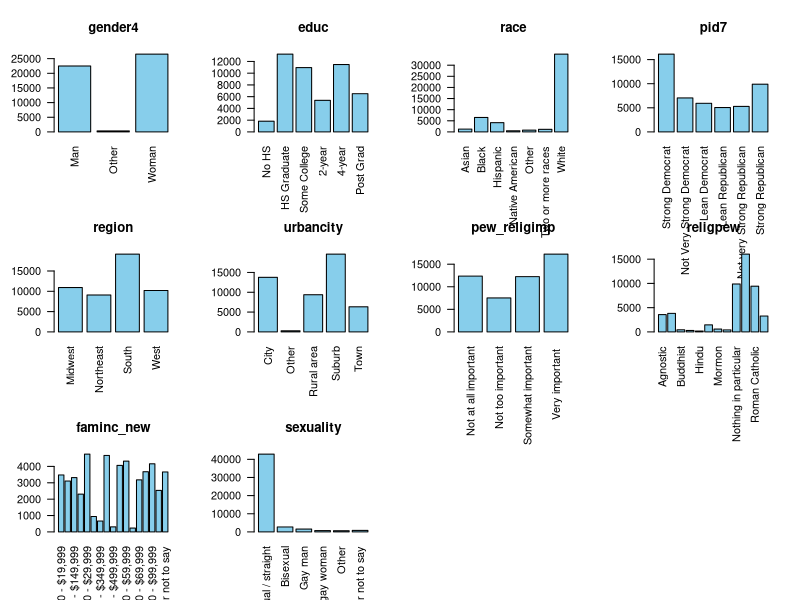

Source code (R): (Note: this script raises an error after producing the figure.)
## ---- chunk 1

# Import Libraries

library(tidyverse)
library(dplyr)
library(foreign)
library(ggplot2)
library(MASS)
library(Hmisc)
library(reshape2)

#Formatting From 2022 Data

# data <- read_csv('data_2022.csv')
# data <- data %>% filter((!pid7 %in% c(4,8,9))) # dropped moderate and not sure
# data <- data %>% mutate(age = 2022 - birthyr)
# data <- data %>% rename(media = CC22_200_1)
# data <- data %>% select(age, gender4,educ,race,pid7,inputstate,region,media,urbancity,pew_religimp,religpew,faminc_new,child18,sexuality)
# 1 is yes, #2 is no 
## ---- chunk 2

# Clean up data_smol
data_smol <- read.csv("data_smol.csv")

# Get rid of state
data_smol <- data_smol[-6]

#Recoding variables of interest from numbers
data_smol <- data_smol %>%
  mutate(gender4 = case_when(gender4 == '1' ~ 'Man',
                             gender4 == '2' ~ 'Woman',
                             gender4 == '3' ~ 'Other',
                             gender4 == '4' ~ 'Other')) %>%
  mutate(race = recode(race,
                       '1' = 'White',
                       '2' = 'Black',
                       '3' = 'Hispanic',
                       '4' = 'Asian',
                       '5' = 'Native American',
                       '6' = 'Two or more races',
                       '7' = 'Other',
                       '8' = 'Native American')) %>%
  mutate(region = recode(region,
                         '1' = 'Northeast',
                         '2' = 'Midwest',
                         '3' = 'South',
                         '4' = 'West')) %>%
  mutate(educ = factor(recode(educ,
                                 '1' = 'No HS',
                                 '2' = 'HS Graduate',
                                 '3' = 'Some College',
                                 '4' = '2-year',
                                 '5' = '4-year',
                                 '6' = 'Post Grad'), 
                          #after recoding assign levels
                          levels = c(
                            'No HS',
                            'HS Graduate',
                            'Some College',
                            '2-year',
                            '4-year',
                            'Post Grad')))%>%
  mutate(pid7 = as.character(pid7)) %>%
  mutate(pid7 = factor(
    recode(pid7,
      '1' = 'Strong Democrat',
      '2' = 'Not Very Strong Democrat',
      '3' = 'Lean Democrat',
      '5' = 'Lean Republican',
      '6' = 'Not very Strong Republican',
      '7' = 'Strong Republican'),
    #After recoding, we assign the order here
    levels = c(
      'Strong Democrat',
      'Not Very Strong Democrat',
      'Lean Democrat',
      'Lean Republican',
      'Not very Strong Republican',
      'Strong Republican'
    )))%>%
mutate(urbancity = recode(urbancity,
                         '1' = 'City',
                         '2' = 'Suburb',
                         '3' = 'Town',
                         '4' = 'Rural area', 
                         '5' = 'Other'))%>%
mutate(pew_religimp= recode(pew_religimp,
                         '1' = 'Very important ',
                         '2' = 'Somewhat important',
                         '3' = 'Not too important',
                         '4' = 'Not at all important'))%>%
mutate(sexuality= recode(sexuality,
                         '1' = ' Heterosexual / straight',
                         '2' = 'Lesbian / gay woman',
                         '3' = 'Gay man',
                         '4' = 'Bisexual',
                         '5'='Other', 
                         '6'='Prefer not to say'))%>%
mutate(religpew = recode(religpew,
                           '1' = 'Protestant',
                           '2' = 'Roman Catholic',
                           '3' = 'Mormon',
                           '4' = 'Eastern or Greek Orthodox',
                           '5' = 'Jewish',
                           '6' = 'Muslim',
                           '7' = 'Buddhist',
                           '8' = 'Hindu',
                           '9' = 'Atheist',
                           '10' = 'Agnostic',
                           '11' = 'Nothing in particular',
                           '12' = 'Something else'))%>%
mutate(faminc_new=recode(faminc_new,
                      "1" = "Less than $10,000",
                      "2" = "$10,000 - $19,999",
                      "3" = "$20,000 - $29,999",
                      "4" = "$30,000 - $39,999",
                      "5" = "$40,000 - $49,999",
                      "6" = "$50,000 - $59,999",
                      "7" = "$60,000 - $69,999",
                      "8" = "$70,000 - $89,999",
                      "9" = "$80,000 - $99,999",
                      "10" = "$100,000 - $119,999",
                      "11" = "$120,000 - $149,999",
                      "12" = "$150,000 - $199,999",
                      "13" = "$200,000 - $249,999",
                      "14" = "$250,000 - $349,999",
                      "15" = "$350,000 - $499,999",
                      "16" = "$500,000 or more",
                      "97" = "Prefer not to say")) %>%
  mutate(media = ifelse(media == 1, 1, 0)) %>%
  mutate(child18 = ifelse(child18 == 1, 1, 0)) 
## ---- chunk 3

# How many NAs do we have 

rows_with_na <- data_smol[which(rowSums(is.na(data_smol)) > 0),]

data_smol <- na.omit(data_smol)

## ---- chunk 4

#Visually Inspect if the missingness is at random or nah 

# Function to create bar plots for categorical variables
plot_categorical <- function(data, col) {
  barplot(table(data[[col]]), main = col, col = "skyblue", border = "black", las = 2)
}

# Set up a layout for the plots
par(mfrow = c(3, 4))  # Adjust the layout based on the number of categorical variables

# Apply the function to each categorical variable
for (col in names(data_smol)) {
  if (!is.numeric(data_smol[[col]])) {
    plot_categorical(data_smol, col)
  }
}

# Reset the plotting layout to default
par(mfrow = c(1, 1))

## ---- chunk 5
#basic ordered logistic regression taking into account gender and sexuality  
gender_sexuality_model<- polr(pid7 ~ gender4 + sexuality, data = data_smol, Hess=TRUE)

summary(gender_sexuality_model)

## ---- chunk 6

#basic ordered logistic regression taking into account region
region_model<- polr(pid7 ~ region, data = data_smol, Hess=TRUE)
 
summary(region_model)

#basic ordered logistic regression taking into account region and urbancity 
region_urban_model<- polr(pid7 ~ region + urbancity, data = data_smol, Hess=TRUE)

summary(region_urban_model)

## ---- chunk 7

#religion and religious importance 




# random forest prediction

library(randomForest)

# Load the Iris dataset

rows_with_na <- which(rowSums(is.na(data_smol)) > 0)

data_smol[rows_with_na, ]

# Split the dataset into training and testing sets
set.seed(139) 
train_indices <- sample(1:nrow(data_smol), 0.7 * nrow(data_smol))  # 70% for training
train_data <- data_smol[train_indices, ]
test_data <- data_smol[-train_indices, ]

# Create a random forest model
rf_model <- randomForest(pid7 ~ ., data = train_data, ntree = 500)

data_smol 

# Make predictions on the test set
predictions <- predict(rf_model, test_data)

# Evaluate the model
conf_matrix <- table(predictions, test_data$Species)
print(conf_matrix)
accuracy <- sum(diag(conf_matrix)) / sum(conf_matrix)
cat("Accuracy:", accuracy, "\n")
